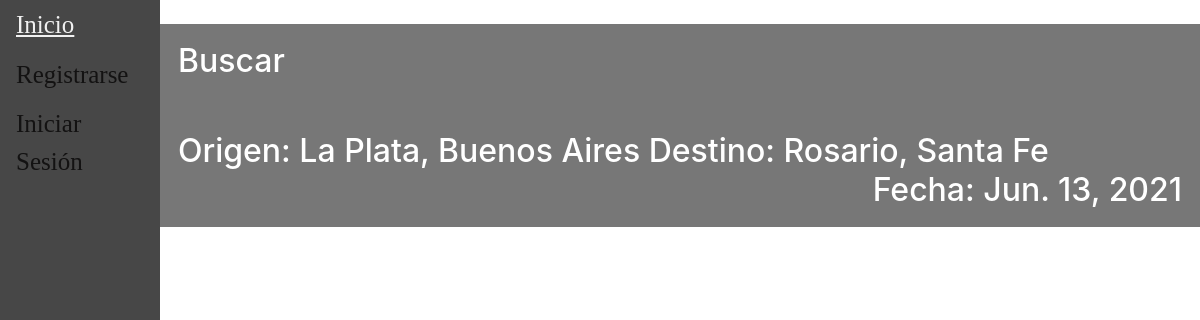
Before: / with the older database file.
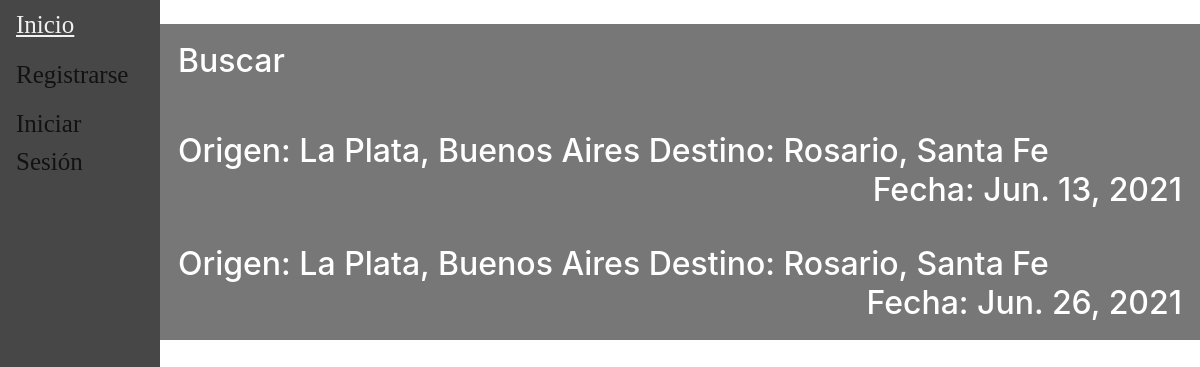
After: the same page with the newer database file.
### main/models.py (models this page shows, shortened)
class Viaje(models.Model):
    descripcion = models.CharField(max_length=100)
    fecha = models.DateField(validators=[MinValueValidator(datetime.date.today())])
    hora = models.TimeField(default=None)
    ruta =  models.ForeignKey(Ruta, default=None, on_delete=models.CASCADE)
    chofer = models.ForeignKey(Chofer, default=None, on_delete=models.CASCADE)
    combi =  models.ForeignKey(Combi, default=None, on_delete=models.CASCADE)
    precio = models.DecimalField(default=None, max_digits=10, decimal_places=2, validators=[MinValueValidator(0)])
    insumo = models.ManyToManyField(Insumo,blank=True)
    pasajeros = models.ManyToManyField(Pasajero, blank=True)
    class Meta:
        unique_together = ('chofer', 'fecha','hora', 'ruta',)

class Ruta(models.Model):
    origen = models.ForeignKey(Lugar, default=None, on_delete=models.CASCADE, related_name='origen')
    destino = models.ForeignKey(Lugar, default=None, on_delete=models.CASCADE, related_name='destino')
    class Meta:
        unique_together = ('origen', 'destino')
    def __str__(self):
        return str(self.origen)+" - "+str(self.destino)

class Lugar(models.Model):
    localidad = models.CharField(max_length=150)
    provincia = models.CharField(max_length=100)
    class Meta:
        unique_together = ('localidad', 'provincia',)
    def __str__(self):
        return (self.localidad+", "+self.provincia)

### main/views.py (the view)
# urls.py: 2. Add a URL to urlpatterns:  path('', views.home, name='home')
def home(request):
	viajes = Viaje.objects.all().filter(combi__capacidad__gt=0)
	filter = ProductFilter(request.GET, queryset = viajes)
	if request is not None:
		viajes = filter.qs
	return render(request, "main/home.html", {"listaViaje":viajes, 'filter' : filter})

### main/templates/main/home.html (shortened to what this page needs)
{% extends 'main/base.html' %}
{% block content %}
        <button type="button"  class="viajeCollapse">
          <h2><p style="text-align:left"> Buscar </p></h2>
        </button>
        {%for viaje in listaViaje %}
            <button type="button"  class="viajeCollapse">
                <h2><p style="text-align:left"> Origen: {{viaje.ruta.origen}} Destino: {{viaje.ruta.destino}}
                  <span style="float:right">Fecha: {{viaje.fecha}}</span></p></h2>
            </button>
        {% empty %}
          <p>No se encontro ningun viaje.</p>
        {% endfor %}
{% endblock content %}

Changed rows visible on the page:
added Viaje: ruta.origen "La Plata, Buenos Aires", ruta.destino "Rosario, Santa Fe", fecha "Jun. 26, 2021"
